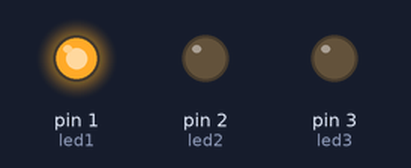
This sketch was run on a simulated Arduino Uno, built with avr-gcc and run on an emulated ATmega328P. Shown: output pins drawn as LEDs (lit = HIGH).

Above: at 0.1 s.
At 0.5 s:
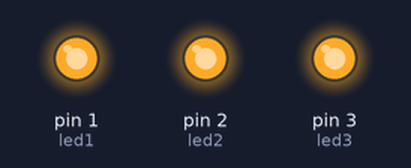
At 0.9 s:
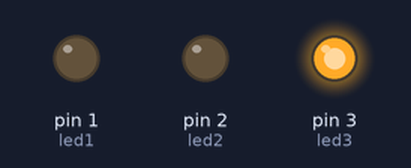
At 1.1 s:
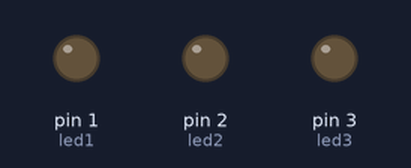
At 1.9 s:
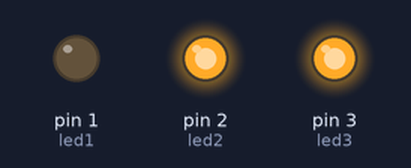
At 2.7 s:
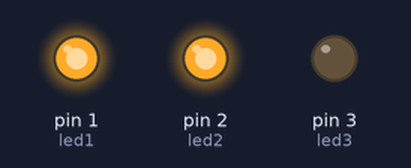
Timing chart, 0 to 3.0 s (numbered marks = the images above):
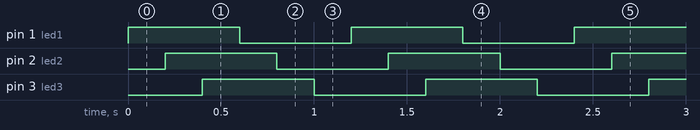

The sketch:

flash_led.ino
```cpp
int led1 = 1;
int led2 = 2;
int led3 = 3;

void setup(){
  pinMode(led1, OUTPUT);
  pinMode(led2, OUTPUT);
  pinMode(led3, OUTPUT);
}

void loop(){
  unsigned char j;
  for(j=1;j<=3;j++)
  {
    digitalWrite(j,HIGH);
    delay(200);
  }
  for(j=1;j<=3;j++)
  {
    digitalWrite(j,LOW);
    delay(200);
  }
}
```

Measured:
- by itself, pin 1 (led1), pin 2 (led2), pin 3 (led3): alternates HIGH for 0.60 s and LOW for 0.60 s
- by itself, everything shown: repeats every 1.2 s, in 6 steps
